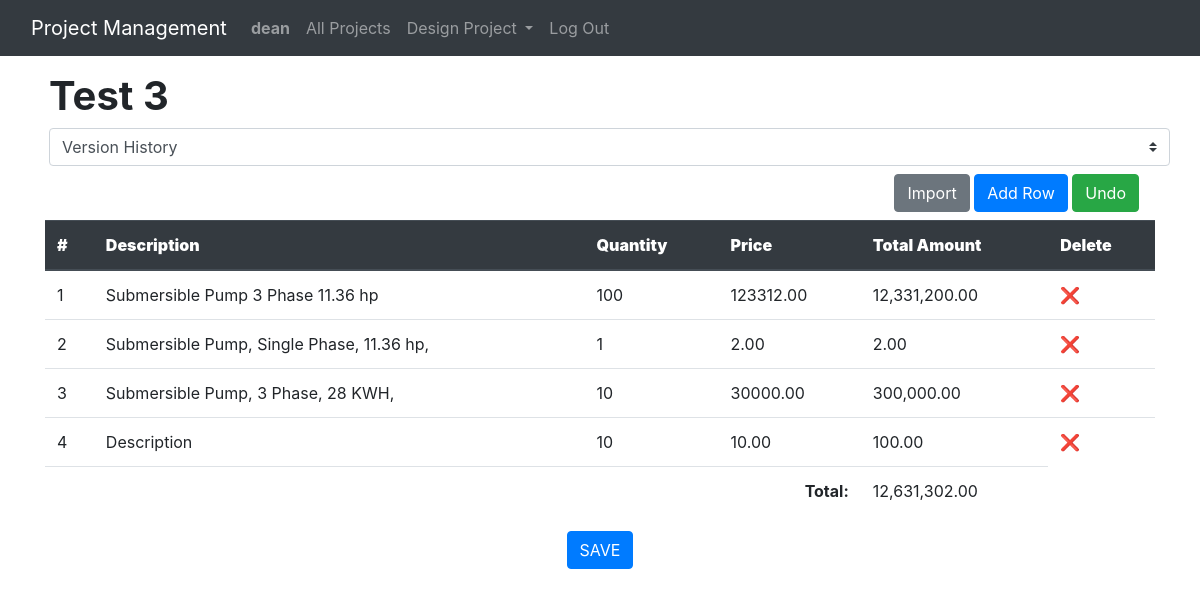
/project/3 (signed in), run on the app's committed database.
### engineering/models.py (models this page shows, shortened)
class Project(models.Model):
    proj_name = models.CharField(max_length=300)
    def __str__(self):
        return f'{self.proj_name}'

class ProjectDetails(models.Model):
    ver = models.ForeignKey(Version, on_delete=models.CASCADE, related_name="vers_details")
    description = models.CharField(max_length=300)
    quantity = models.IntegerField()
    price = models.DecimalField(max_digits=9, decimal_places=2)

### engineering/views.py (the view)
# urls.py: path("project/<int:id>", views.project, name="project"),
def project(request, id):
    if request.method == "GET":
        projectName = get_object_or_404(Project, pk=id)
        latest_version = Version.objects.filter(proj_id=id).order_by('-version').first()
        projDetails = ProjectDetails.objects.filter(ver=latest_version)
        versions = Version.objects.filter(proj_id=id).order_by('-version')
        total_amount_sum = 0
        for detail in projDetails:
            detail.total_price = detail.price * detail.quantity
            total_amount_sum += detail.total_price
        designDetails = Pump.objects.filter(project=id)
        return render(request, "engineering/project.html", {
            "projDetails": projDetails,
            "projectName": projectName,
            "total_amount_sum": total_amount_sum,
            "version": latest_version,
            "versions": versions,
            "designDetails": designDetails,
        })

### engineering/templates/engineering/project.html (shortened to what this page needs)
{% extends "engineering/layout.html" %}
{% load humanize %}
{% load static %}
{% block body %}
    <div class='container'>
        <div class="row justify-content-between mt-3 ml-1">
            <h1><strong>{{ projectName }}</strong></h1>
            <select class="custom-select" id="versionDropdown">
                <option selected>Version History</option>
            </select>
        </div>
            <div class="column text-right my-2 mr-3">
                <button type="button" class="btn btn-secondary" data-bs-toggle="modal" data-bs-target="#importModal" >
                    Import
                  </button>
                <button class="btn btn-primary" onclick="addRow()">Add Row</button>
                <button class="btn btn-success" onclick="undoDelete()">Undo</button>
            </div>
        <table class="table" id="projectTable">
            <thead class="thead-dark">
            <tr>
                <th><strong>#</strong></th>
                <th><strong>Description</strong></th>
                <th><strong>Quantity</strong></th>
                <th><strong>Price</strong></th>
                <th><strong>Total Amount</strong></th>
                <th><strong>Delete</strong></th>
            </tr>
            </thead>
            {% if projDetails %}
            <tbody>
                {% for detail in projDetails %}
                <tr>
                    <td>{{ forloop.counter }}</td>
                    <td><div contenteditable="true">{{ detail.description }}</div></td>
                    <td><div contenteditable="true" oninput="updateRowTotal(this)">{{ detail.quantity }}</div></td>
                    <td><div contenteditable="true" oninput="updateRowTotal(this)">{{ detail.price }}</div></td>
                    <td><div contenteditable="false">{{ detail.total_price|floatformat:"2"|intcomma }}</div></td>
                    <td><span onclick="deleteRow(this)" class="delete-icon">&#10060;</span></td>
                </tr>
                {% endfor %}
            </tbody>
            <tfoot>
                <tr>
                    <td colspan="4" align="right"><strong>Total:</strong></td>
                    <td id="totalAmount">{{ total_amount_sum|floatformat:"2"|intcomma }}</td>
                </tr>
            </tfoot>
        </table>
        {% endif %}
        <div class="text-center">
        <button class="btn btn-primary" id="saveTable">SAVE</button>
        </div>
    </div>
{% endblock %}

### engineering/templates/engineering/layout.html (shortened to what this page needs)
{% load static %}
<!DOCTYPE html>
<html lang="en">
    <head>
        <link rel="stylesheet" href="https://stackpath.bootstrapcdn.com/bootstrap/4.4.1/css/bootstrap.min.css">
        <link href="{% static 'engineering/styles.css' %}" rel="stylesheet">
        <link rel="stylesheet" href="https://cdnjs.cloudflare.com/ajax/libs/font-awesome/4.7.0/css/font-awesome.min.css">
    </head>
    <body>
        <nav  class="navbar navbar-expand-lg navbar-dark bg-dark">
          <div class="container-fluid">
            <a class="navbar-brand" href="#">Project Management</a>
            <div class="collapse navbar-collapse" id="navbarNav">
              <ul class="navbar-nav mr-auto">
                {% if user.is_authenticated %}
                    <li class="nav-item">
                        <a class="nav-link" href="#"><strong>{{ user.username }}</strong></a>
                    </li>
                <li class="nav-item">
                  <a class="nav-link" href="{% url 'index' %}">All Projects</a>
                </li>
                <li class="nav-item dropdown">
                    <a class="nav-link dropdown-toggle" href="#" id="navbarDropdownMenuLink" data-toggle="dropdown" aria-haspopup="true" aria-expanded="false">
                      Design Project
                    </a>
                  </li>
                    <li class="nav-item">
                        <a class="nav-link" href="{% url 'logout' %}">Log Out</a>
                    </li>
                {% endif %}
              </ul>
            </div>
          </div>
        </nav>
        <div class="body">
          {% if user.is_authenticated %}
            {% block body %}
            {% endblock %}
            {% endif %}
          </div>
    </body>
</html>

### engineering/static/engineering/styles.css (style rules this page uses)
* { margin: 0; padding: 0; box-sizing: border-box; }
.delete-icon { cursor: pointer; }

### data on the page
Project: proj_name "Test 3"
ProjectDetails: description "Submersible Pump 3 Phase 11.36 hp", quantity "100", price "123312.00", total_price "12,331,200.00"
ProjectDetails: description "Submersible Pump, Single Phase, 11.36 hp,", quantity "1", price "2.00", total_price "2.00"
ProjectDetails: description "Submersible Pump, 3 Phase, 28 KWH,", quantity "10", price "30000.00", total_price "300,000.00"
ProjectDetails: description "Description", quantity "10", price "10.00", total_price "100.00"

### other printed values
{{ user.username }} "dean"
{{ total_amount_sum|floatformat:"2"|intcomma }} "12,631,302.00"
